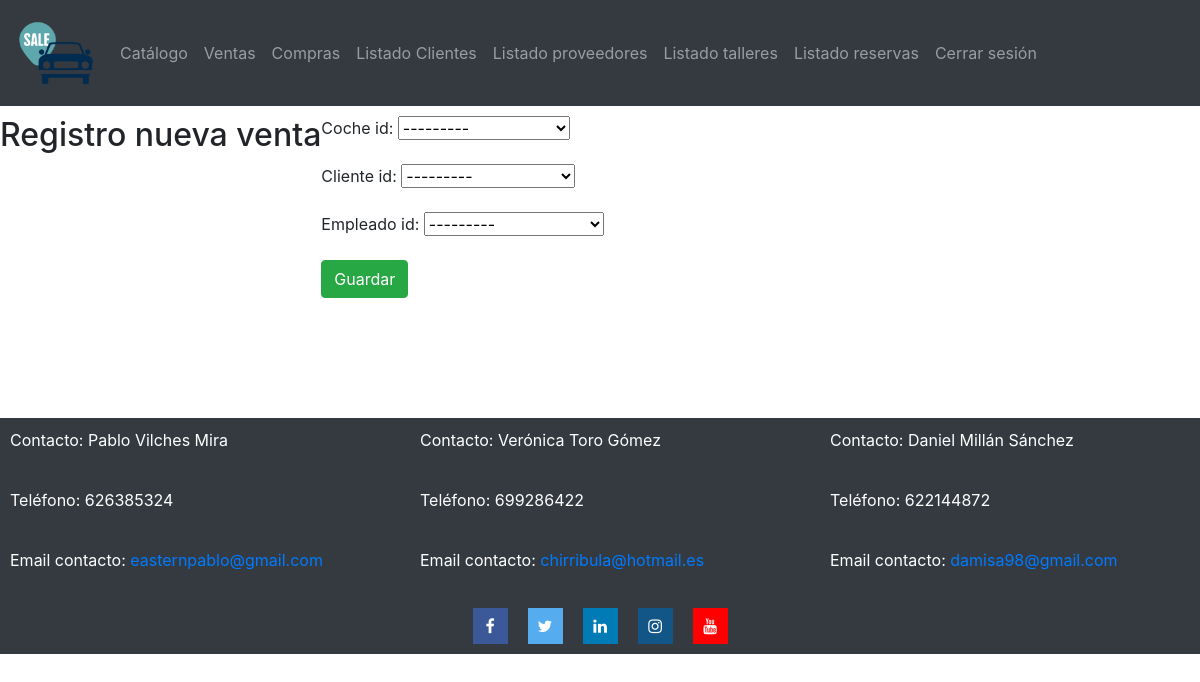
Screenshot of /concesionario/nueva/venta/ (signed in) with the database file from the repository.
### catalogo/models.py (models this page shows)
class Coche(models.Model):
    coche_id = models.AutoField(primary_key=True)
    marca_id = models.ForeignKey('Marca', on_delete=models.CASCADE)
    matricula = models.CharField(max_length=7)
    modelo = models.CharField(max_length=50)
    kilometros = models.IntegerField(validators=[MinValueValidator(500)])
    color = models.CharField(max_length=50)
    motor = models.CharField(max_length=50) # Ej: Diesel, Gasolina, Electrico,...
    tipo = models.CharField(max_length=50)  # Ej: Turismo, Monovolumen, TodoTerreno,...
    caballos = models.IntegerField(validators=[MinValueValidator(60)])
    cilindradas = models.IntegerField()
    precio = models.IntegerField(validators=[MinValueValidator(1000)])
    vendido = models.BooleanField(default=False)
    imagen = models.ImageField(upload_to="imagenes/Coches/")
    def __str__(self):
        return f"{self.marca_id} -> {self.modelo}"

class Cliente(models.Model):
    cliente_id =  models.AutoField(primary_key=True)
    dni = models.CharField(max_length=9)
    nombre = models.CharField(max_length=50)
    apellidos = models.CharField(max_length=50)
    telefono = models.CharField(max_length=9)
    direccion = models.CharField(max_length=100)
    email = models.EmailField(max_length=50)
    usuario = models.ForeignKey(User, on_delete=models.CASCADE, null=True)
    def __str__(self):
        return f"{self.dni} -> {self.nombre}"

class Empleado(models.Model):
    empleado_id = models.AutoField(primary_key=True)
    dni = models.CharField(max_length=9)
    nombre = models.CharField(max_length=50)
    apellidos = models.CharField(max_length=50)                 #son iguales, se puede usar la misma??
    telefono = models.CharField(max_length=9)
    direccion = models.CharField(max_length=100)
    email = models.EmailField(max_length=50)
    usuario = models.ForeignKey(User, on_delete=models.CASCADE, null=True)
    puesto = models.CharField(max_length=50)
    def __str__(self):
        return f"{self.dni} -> {self.nombre}"

### catalogo/views.py (the view)
# urls.py: path("nueva/venta/", views.agregar_venta, name="Registro venta - Concesionario"),
@login_required(login_url="/concesionario/login")
def agregar_venta(request):
    if request.POST:
        form = FormRegistroVenta(request.POST, request.FILES)
        if form.is_valid():
            venta = form.save()
            return redirect("/concesionario/nueva/venta")
        else:
            return render(request, "registroVenta.html", {'form':form})
    else:
        form = FormRegistroVenta()
        return render(request, "registroVenta.html", {'form':form})

### catalogo/forms.py
class FormRegistroVenta(forms.ModelForm):
    class Meta:
        model = Venta
        fields = ['coche_id','cliente_id','empleado_id']

### catalogo/models.py (called while the page is built)
    def __str__(self):
        return f"{self.nombre}"

### catalogo/templates/registroVenta.html (shortened to what this page needs)
{% extends "base.html" %}
{% block content %}
<h2>Registro nueva venta</h2>
<form action="." method="POST" enctype="multipart/form-data" class="formulario_registro">
    <div class="form-group">
        {{ form.as_p }}
    </div>
    <input type="submit" class="btn btn-success" value="Guardar" class="boton_registro">
</form>
{% endblock %}

### rows the page displays
Coche: coche_id "---------"
Cliente: cliente_id "---------"
Empleado: empleado_id "---------"
